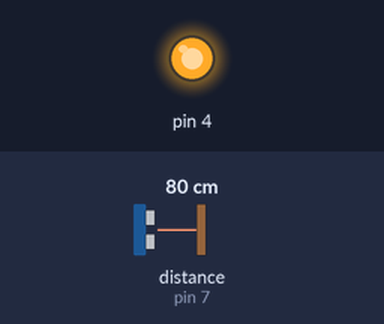
Simulated run of this sketch. Board: Arduino Uno, built with avr-gcc and run on an emulated ATmega328P. Shown: output pins drawn as LEDs (lit = HIGH). Wiring (inferred from the names in the program): ultrasonic range finder: trigger pin 6; echo pin 7. Inputs (shaded band) come from the test bench; at power-on: distance to the obstacle (sensor on pin 7) 80 cm. The echo pulse lasts 58.3 µs per cm; pins used as bus, display or sensor lines are not drawn; what the sketch prints to the serial monitor is not drawn.

Above: at 0.1 s.
Timing chart, 0 to 1.6 s (numbered marks = the images above):
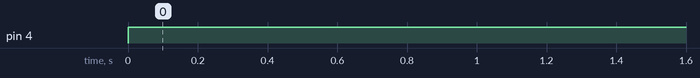

The sketch:

transmitter.ino
```cpp
#include <SoftwareSerial.h>
SoftwareSerial BTSerial(10, 11);
#define trigPin 6
#define echoPin 7

void setup() {

  Serial.begin(9600); //Communication rate serial monitor
  BTSerial.begin(38400);// Default communication rate of the Bluetooth module
  pinMode(trigPin, OUTPUT);
  pinMode(echoPin, INPUT);
  pinMode(4,OUTPUT);
}

void loop() {


 long duration;
  float distance;
  digitalWrite(trigPin, LOW);  // Added this line
  delayMicroseconds(2); // Added this line
  digitalWrite(trigPin, HIGH);
  digitalWrite(4, HIGH);
  delayMicroseconds(10); // Added this line
  digitalWrite(trigPin, LOW);
  duration = pulseIn(echoPin, HIGH);
  distance = (duration/2) / 29.1;
  Serial.println(distance);
 BTSerial.print(distance);
 BTSerial.print("\r");
 delay(500);

}
```

Measured:
- by itself, pin 4: LOW → HIGH at 0.00 s
